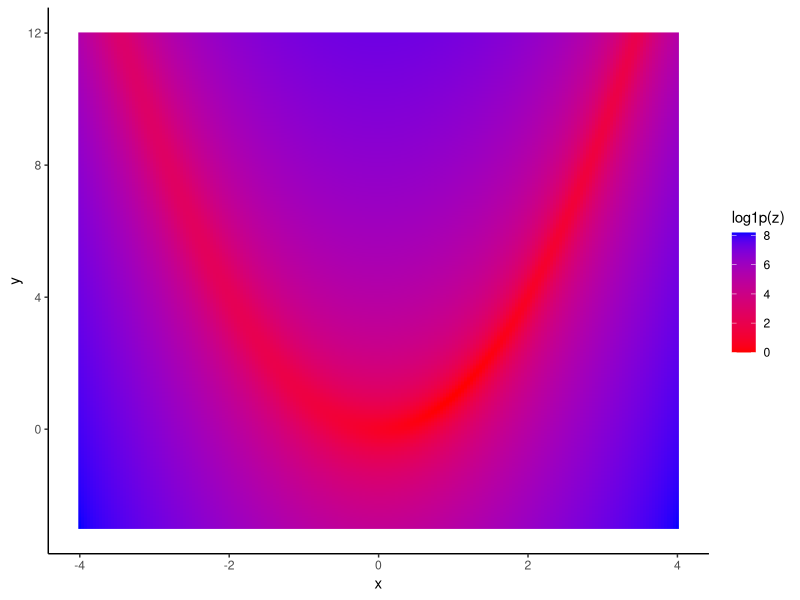
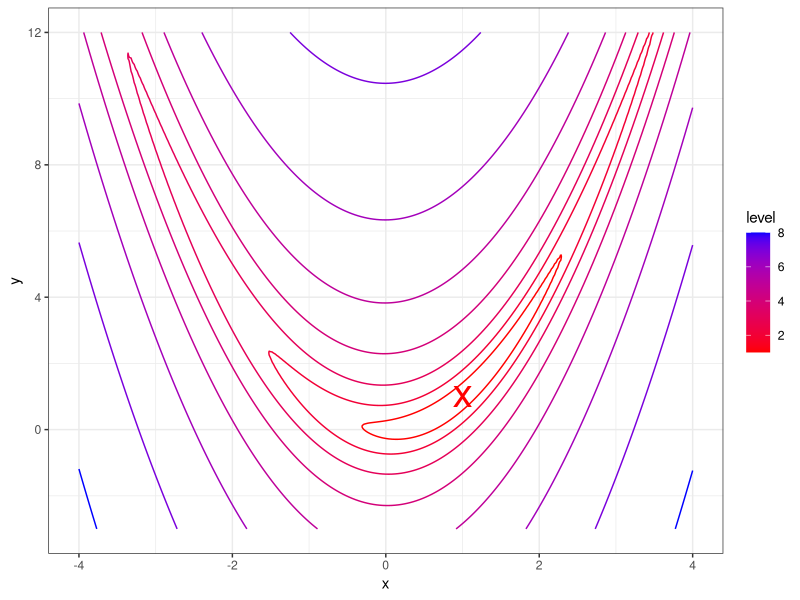
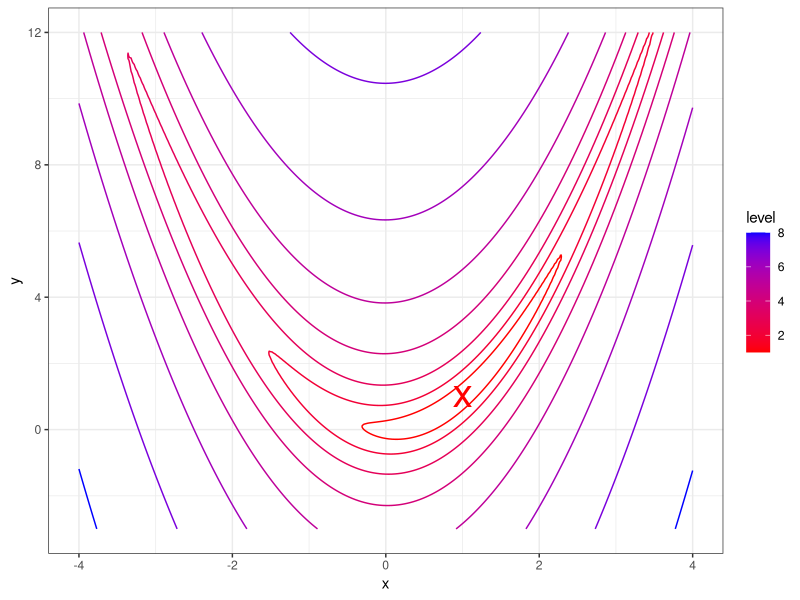

Here is the R script that generated these plots, in order: (Note: this script raises an error after producing the figures.)
## ---- chunk 1
library(nloptr)
library(ggplot2)
dir.create("plots")
ggs<-function(x,w=6,h=4){
  ggsave(file=paste0("plots/",x,".pdf"),width=w,height=h)
}
## ---- chunk 2
MAXITER<-2000
TOLERANCE<-1e-6
grad_descent<-function(f,g,x_init,stp=.001,maxIter=MAXITER){
  delta<-100
  t<-1
  res<-matrix(0,nrow=maxIter,ncol=3)
  colnames(res)<-c("x","y","f")
  res[1,]<-c(x_init,f(x_init))
  while(abs(delta)>TOLERANCE && t<maxIter){
    t<-t+1
    grad<-g(res[t-1,1:2])
    res[t,1:2]<-res[t-1,1:2]-stp*grad
    res[t,3]<-f(res[t,1:2])
    delta<-res[t,3]-res[t-1,3]
  }
  as.data.frame(res[1:t,])
}

momentum<-function(f,g,x_init,stp=.001,maxIter=MAXITER,momentum=.9,wait=1){
  delta<-100
  t<-1
  res<-matrix(0,nrow=maxIter,ncol=3)
  colnames(res)<-c("x","y","f")
  res[1,]<-c(x_init,f(x_init))
  velo<-0
  while(abs(delta)>TOLERANCE && t<maxIter){
    t<-t+1
    if(t<wait) velo<-0
    velo<-momentum*velo
    grad<-g(res[t-1,1:2])
    velo<-velo+stp*grad
    res[t,1:2]<-res[t-1,1:2]-velo
    res[t,3]<-f(res[t,1:2])
    delta<-res[t,3]-res[t-1,3]
  }
  as.data.frame(res[1:t,])
}

nesterov<-function(f,g,x_init,stp=.001,maxIter=MAXITER,momentum=.9,wait=1){
  delta<-100
  t<-1
  res<-matrix(0,nrow=maxIter,ncol=3)
  colnames(res)<-c("x","y","f")
  res[1,]<-c(x_init,f(x_init))
  velo<-0
  while(abs(delta)>TOLERANCE && t<maxIter){
    t<-t+1
    if(t<wait) velo<-0
    velo<-momentum*velo
    grad<-g(res[t-1,1:2]-velo)
    velo<-velo+stp*grad
    res[t,1:2]<-res[t-1,1:2]-velo
    res[t,3]<-f(res[t,1:2])
    delta<-res[t,3]-res[t-1,3]
  }
  as.data.frame(res[1:t,])
}

irprop<-function(f,g,x_init,maxIter=MAXITER,eta_plus=1.2,eta_minus=.5,
                 delta_max=50,delta_min=0,delta0=.5){
  k<-length(x_init)
  chg<-100
  t<-1
  res<-matrix(0,nrow=maxIter,ncol=3)
  colnames(res)<-c("x","y","f")
  res[1,]<-c(x_init,f(x_init))
  delta_old<-delta<-delta0*rep(1,k)
  dw<-grad_old<-rep(0,k)
  while(abs(chg)>TOLERANCE && t<maxIter){
  #while(t<maxIter){
    grad<-g(res[t,1:k])
    ind<-sign(grad_old)*sign(grad)
    delta[ind>0]<-min(delta_old[ind>0]*eta_plus, delta_max)
    delta[ind<0]<-max(delta_old[ind<0]*eta_minus, delta_min)
    grad[ind<0]<-1e-4*grad[ind<0] #comment out this line to get "original" rprop
    
    #irprop+
    #dw[ind>=0]<- -sign(grad[ind>=0])*delta[ind>=0]
    #dw[ind<0]<- if(chg>0) -dw[ind<0] else 0
    #irprop-
    dw<- -sign(grad)*delta
    
    res[t+1,1:k]<-res[t,1:k]+dw
    res[t+1,k+1]<-f(res[t+1,1:k])
    chg<-res[t+1,k+1]-res[t,k+1]
    delta_old<-delta
    grad_old<-grad
    t<-t+1
  }
  as.data.frame(res[1:t,])
}

adamax<-function(f,g,x_init,maxIter=MAXITER,stp=.002,
                 beta1=.9,beta2=.999){
  k<-length(x_init)
  chg<-100
  t<-1
  res<-matrix(0,nrow=maxIter,ncol=3)
  colnames(res)<-c("x","y","f")
  res[1,]<-c(x_init,f(x_init))
  m<-rep(0,k)
  u<-rep(0,k)
  while(abs(chg)>TOLERANCE && t<maxIter){
    t<-t+1
    grad<-g(res[t-1,1:k])
    m<-beta1*m+(1-beta1)*grad
    u<-pmax(beta2*u,abs(grad))
    velo<- -(stp/(1-beta1^t))*m/u
    res[t,1:k]<-res[t-1,1:k]+velo
    res[t,k+1]<-f(res[t,1:k])
    chg<-res[t,k+1]-res[t-1,k+1]
  }
  as.data.frame(res[1:t,])
}

nadam<-function(f,g,x_init,maxIter=MAXITER,stp=.002,
                 beta1=.9,beta2=.999){
  k<-length(x_init)
  chg<-100
  t<-1
  res<-matrix(0,nrow=maxIter,ncol=3)
  colnames(res)<-c("x","y","f")
  res[1,]<-c(x_init,f(x_init))
  m<-rep(0,k)
  u<-rep(0,k)
  while(abs(chg)>TOLERANCE && t<maxIter){
    t<-t+1
    grad<-g(res[t-1,1:k])
    m<-beta1*m+(1-beta1)*grad
    u<-pmax(beta2*u,abs(grad))
    velo<- -(stp/u)*(beta1*m+grad*(1-beta1))/(1-beta1^t)
    res[t,1:k]<-res[t-1,1:k]+velo
    res[t,k+1]<-f(res[t,1:k])
    chg<-res[t,k+1]-res[t-1,k+1]
  }
  as.data.frame(res[1:t,])
}

l2norm<-function(x){sqrt(sum(x^2))}

avagrad<-function(f,g,x_init,maxIter=MAXITER,stp=.1,
                 beta1=.9,beta2=.999,adam_eps_param=.1){
  #Savarese et al 2019 algorithm 2
  #stp=alpha, adam_eps_param=epsilon
  #defaults copied from https://github.com/lolemacs/avagrad/blob/master/optimizers.py
  k<-length(x_init) #Savarese calls this "d"
  chg<-100
  t<-1
  res<-matrix(0,nrow=maxIter,ncol=3)
  colnames(res)<-c("x","y","f")
  res[1,]<-c(x_init,f(x_init))
  m<-rep(0,k)
  v<-rep(0,k)
  while(abs(chg)>TOLERANCE && t<maxIter){
    t<-t+1
    grad<-g(res[t-1,1:k])
    m<-beta1*m+(1-beta1)*grad
    eta<-1/(adam_eps_param+sqrt(v))
    res[t,1:k]<-res[t-1,1:k] - stp*(eta/l2norm(eta/sqrt(k)))*m
    v<-beta2*v+(1-beta2)*grad^2
    res[t,k+1]<-f(res[t,1:k])
    chg<-res[t,k+1]-res[t-1,k+1]
  }
  as.data.frame(res[1:t,])
}

newton_full<-function(f,g,h,x_init,maxIter=MAXITER){
  k<-length(x_init)
  chg<-100
  t<-1
  res<-matrix(0,nrow=maxIter,ncol=3)
  colnames(res)<-c("x","y","f")
  res[1,]<-c(x_init,f(x_init))
  while(abs(chg)>TOLERANCE && t<maxIter){
    t<-t+1
    grad<-g(res[t-1,1:k])
    hess<-h(res[t-1,1:k])
    res[t,1:k]<-res[t-1,1:k] - solve(hess,grad)
    res[t,k+1]<-f(res[t,1:k])
    chg<-res[t,k+1]-res[t-1,k+1]
  }
  as.data.frame(res[1:t,])
}

newton_diag<-function(f,g,h,x_init,maxIter=MAXITER,stp=.1){
  k<-length(x_init)
  chg<-100
  t<-1
  res<-matrix(0,nrow=maxIter,ncol=3)
  colnames(res)<-c("x","y","f")
  res[1,]<-c(x_init,f(x_init))
  while(abs(chg)>TOLERANCE && t<maxIter){
    t<-t+1
    grad<-g(res[t-1,1:k])
    hess<-h(res[t-1,1:k])
    res[t,1:k]<-res[t-1,1:k] - stp*grad/diag(hess)
    res[t,k+1]<-f(res[t,1:k])
    chg<-res[t,k+1]-res[t-1,k+1]
  }
  as.data.frame(res[1:t,])
}
## ---- chunk 3
rosenbrock_f <- function(x,a=1,b=10){
  (a-x[1])^2 + b*(x[2]-x[1]^2)^2
}
rosenbrock_g <- function(x,a=1,b=10){
  dx1<- -2*(a-x[1]) - 2*b*(x[2]-x[1]^2)*2*x[1]
  dx2<- 2*b*(x[2]-x[1]^2)
  c(dx1,dx2)
}
rosenbrock_h <- function(x,a=1,b=10){
  h11<- 2-4*b*x[2]+12*b*x[1]^2
  h12<- -4*b*x[1]
  h22<- 2*b
  matrix(c(h11,h12,h12,h22),nrow=2)
}
solution<-data.frame(x=1,y=1)

xlo<- -4; xhi<- 4; ylo<- -3; yhi<-12
pd<-expand.grid(x=seq(xlo,xhi,.04),y=seq(ylo,yhi,.04))
pd$z<-apply(pd,1,rosenbrock_f)
ggplot(pd,aes(x=x,y=y))+geom_raster(aes(fill=log1p(z)))+scale_fill_continuous(low="red",high="blue")+theme_classic()
(base_plot<-ggplot(pd)+geom_contour(aes(x=x,y=y,z=log1p(z),colour=..level..))+scale_colour_continuous(low="red",high="blue")+geom_point(data=solution,aes(x,y),colour="red",size=10,shape="x")+theme_bw()+coord_cartesian(xlim=c(xlo,xhi),ylim=c(ylo,yhi)))
ggs("rosenbrock")
## ---- chunk 4
nloptr_lbfgs<-function(f,g,x_init,maxIter=MAXITER){
  opts<-list(algorithm="NLOPT_LD_LBFGS",ftol_abs=TOLERANCE,maxeval=maxIter)
  res<-matrix(0,nrow=maxIter,ncol=3)
  colnames(res)<-c("x","y","f")
  t<-0
  ff<-function(x){
    t<<-t+1
    res[t,1:2]<<-x
    return(res[t,3]<<-f(x))
  }
  gg<-function(x){ g(x) }
  fit<-nloptr(x0=x_init,eval_f=ff,eval_grad_f=gg,opts=opts)
  if(fit$status<0){
    warning("NLOPT failed to converge with status: ",fit$status)
  } else if(fit$status==5){
    warning("NLOPT reached max iteration limit without converging!")
  } else {
    message("NLOPT converged with status: ",fit$status)
  }
  unique(as.data.frame(res[1:t,]))
}
res[["nloptr"]]<-nloptr_lbfgs(rosenbrock_f,rosenbrock_g,c(3,5))
base_plot+geom_path(aes(x=x,y=y),data=res$nloptr)
## ---- chunk 5
res<-list()
res[["gd"]]<-grad_descent(rosenbrock_f,rosenbrock_g,c(3,5))
base_plot+geom_path(aes(x=x,y=y),data=res$gd)
ggs("gd")
## ---- chunk 6
res[["mtm"]]<-momentum(rosenbrock_f,rosenbrock_g,c(3,5),stp=.002)
base_plot+geom_path(data=res$mtm,aes(x,y))
ggs("mtm")
## ---- chunk 7
res[["nstv"]]<-nesterov(rosenbrock_f,rosenbrock_g,c(3,5),stp=.002)
base_plot+geom_path(data=res$nstv,aes(x,y))
ggs("nstv")
## ---- chunk 8
res[["irprop"]]<-irprop(rosenbrock_f,rosenbrock_g,c(3,5))
base_plot+geom_path(data=res$irprop,aes(x,y))
#with(tail(res$irprop,20),plot(x,y,type="l"))
## ---- chunk 9
res[["admx"]]<-adamax(rosenbrock_f,rosenbrock_g,c(3,5),stp=3)
base_plot+geom_path(data=res$admx,aes(x,y))
#with(tail(res$admx,500),plot(x,y,type="l"))
ggs("admx")
## ---- chunk 10
res[["nadm"]]<-nadam(rosenbrock_f,rosenbrock_g,c(3,5),stp=3)
base_plot+geom_path(data=res$nadm,aes(x,y))
#with(tail(res$admx,500),plot(x,y,type="l"))
ggs("nadm")
## ---- chunk 11
res[["avagrad"]]<-avagrad(rosenbrock_f,rosenbrock_g,c(3,5),stp=.1,adam_eps_param =.1)
base_plot+geom_path(data=res$avagrad,aes(x,y))
ggs("avagrad")
## ---- chunk 12
res[["newton_full"]]<-newton_full(rosenbrock_f,rosenbrock_g,rosenbrock_h,c(3,5))
base_plot+geom_path(aes(x=x,y=y),data=res$newton_full)
ggs("newton_full")
## ---- chunk 13
res[["newton_diag"]]<-newton_diag(rosenbrock_f,rosenbrock_g,rosenbrock_h,c(3,5),stp=.95)
base_plot+geom_path(aes(x=x,y=y),data=res$newton_diag)
ggs("newton_diag")
## ---- chunk 14
pd2<-data.frame(method=names(res),nSteps=sapply(res,nrow))
pd2$err<-sapply(res,function(x){x[nrow(x),3]})
pd2$method<-factor(pd2$method,levels=pd2$method[order(pd2$err)])
ggplot(pd2)+geom_bar(aes(x=method,y=err),stat="identity")
#bad<-pd2$err>1e-3
ggplot(subset(pd2,err<1e-3))+geom_bar(aes(x=method,y=err),stat="identity")
pd2$method<-factor(pd2$method,levels=pd2$method[order(pd2$nSteps)])
ggplot(pd2)+geom_bar(aes(x=method,y=nSteps),stat="identity")
